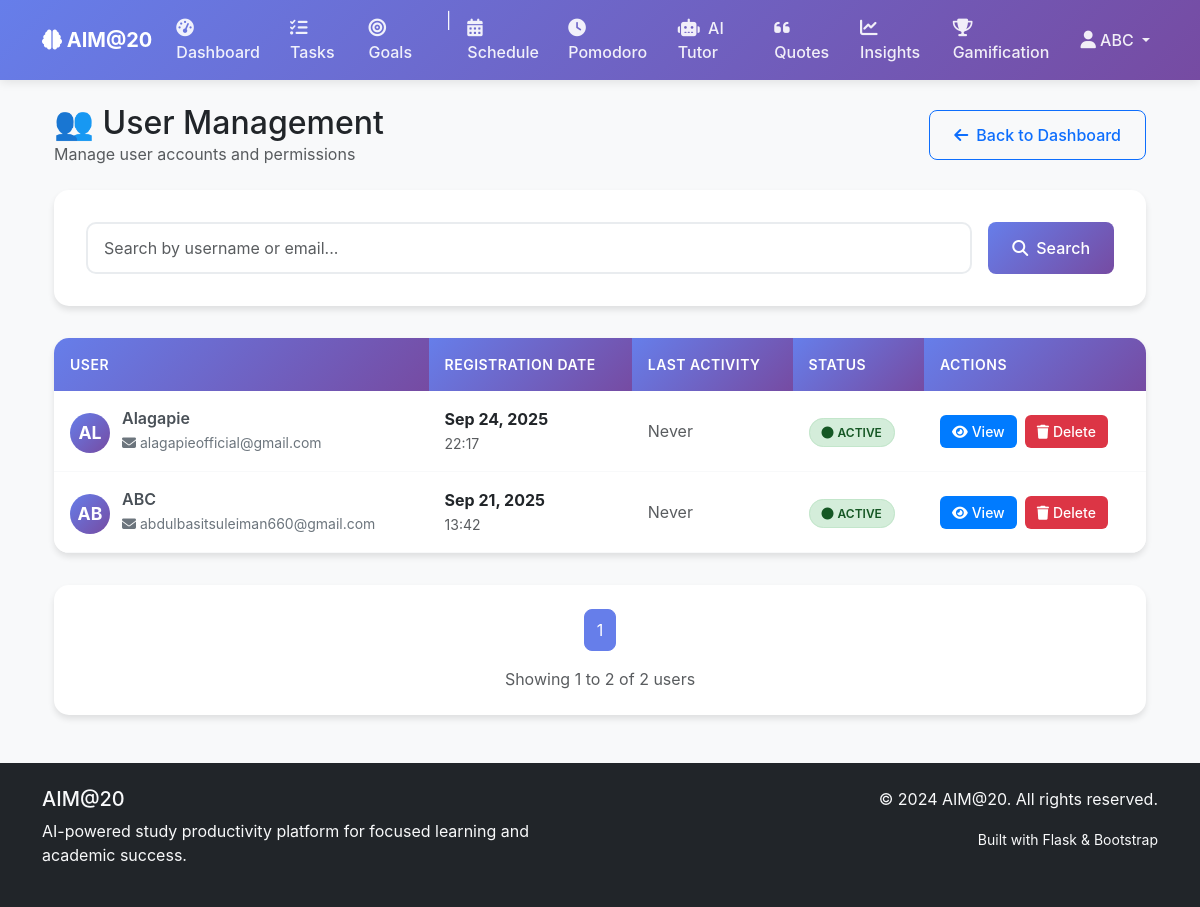
The app's page /admin/users (signed in), older data.
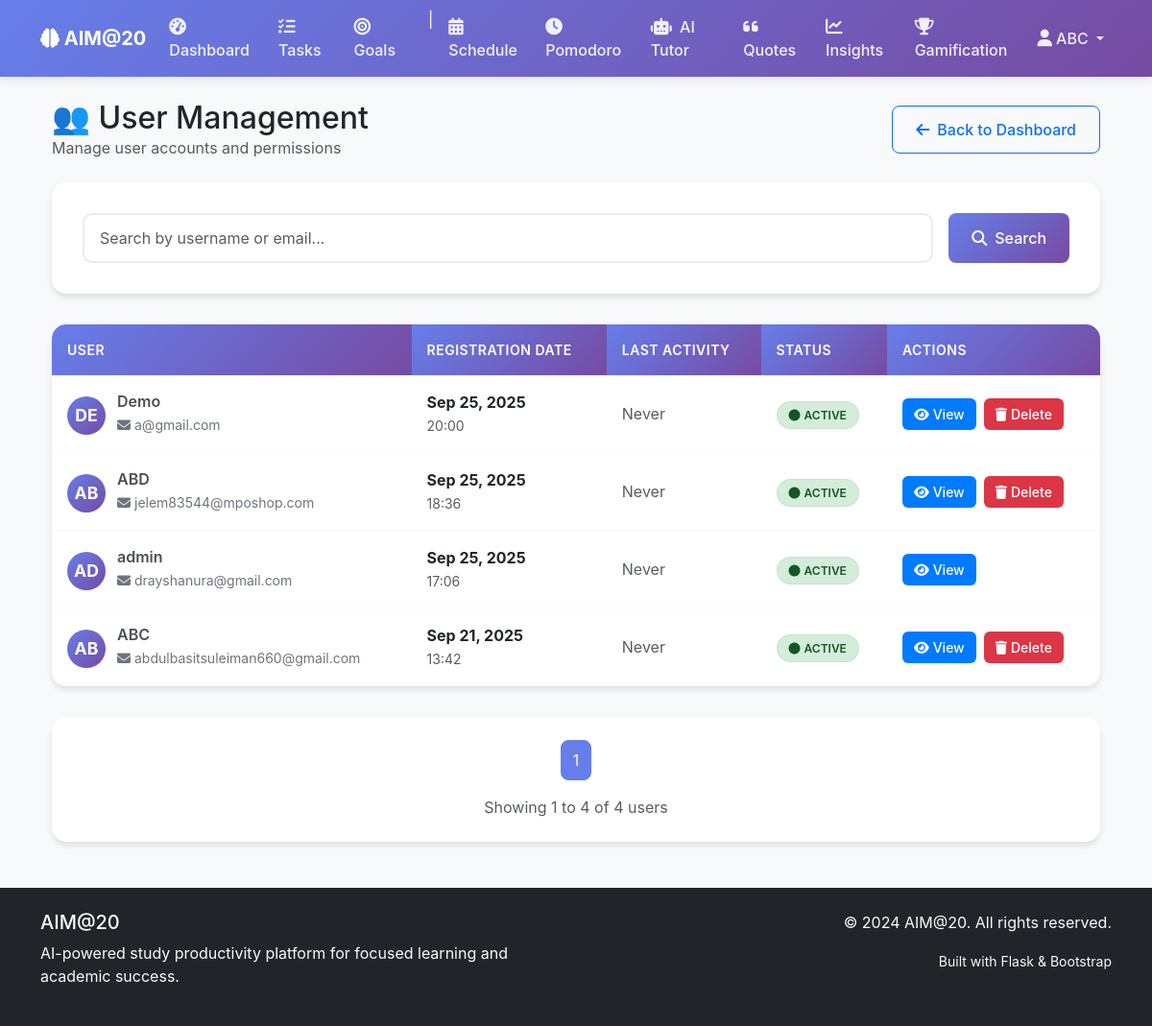
The same page, newer data.
### app/models.py (models this page shows, shortened)
class User(UserMixin, db.Model):
    id = db.Column(db.Integer, primary_key=True)
    username = db.Column(db.String(80), unique=True, nullable=False)
    email = db.Column(db.String(120), unique=True, nullable=False)
    password_hash = db.Column(db.String(128), nullable=False)
    is_admin = db.Column(db.Boolean, default=False)
    created_at = db.Column(db.DateTime, default=datetime.utcnow)
    last_login = db.Column(db.DateTime)
    tasks = db.relationship('Task', backref='user', lazy=True, cascade='all, delete-orphan')
    goals = db.relationship('Goal', backref='user', lazy=True, cascade='all, delete-orphan')
    schedules = db.relationship('Schedule', backref='user', lazy=True, cascade='all, delete-orphan')
    pomodoro_sessions = db.relationship('PomodoroSession', backref='user', lazy=True, cascade='all, delete-orphan')
    achievements = db.relationship('Achievement', backref='user', lazy=True, cascade='all, delete-orphan')
    user_settings = db.relationship('UserSettings', backref='user', lazy=True, cascade='all, delete-orphan', uselist=False)
    productivity_data = db.relationship('UserProductivity', backref='user', lazy=True, cascade='all, delete-orphan')
    ai_chats = db.relationship('AIChat', backref='user', lazy=True, cascade='all, delete-orphan')
    quizzes = db.relationship('Quiz', backref='user', lazy=True, cascade='all, delete-orphan')
    quiz_attempts = db.relationship('QuizAttempt', backref='user', lazy=True, cascade='all, delete-orphan')

### app/routes/admin.py (the view)
@admin_bp.route('/users')
@admin_required
def users():
    page = request.args.get('page', 1, type=int)
    per_page = 20
    search = request.args.get('search', '')
    if search:
        users_query = User.query.filter(
            (User.username.contains(search)) |
            (User.email.contains(search))
        )
    else:
        users_query = User.query
    users_pagination = users_query.order_by(User.created_at.desc()).paginate(
        page=page, per_page=per_page, error_out=False
    )
    return render_template('admin/users.html',
                         users=users_pagination.items,
                         pagination=users_pagination,
                         search=search)

### app/__init__.py (called while the page is built)
@login_manager.user_loader
def load_user(user_id):
    from app.models import User
    return User.query.get(int(user_id))

### app/routes/admin.py (called while the page is built)
def admin_required(f):
    @wraps(f)
    def decorated_function(*args, **kwargs):
        if not current_user.is_authenticated or not current_user.is_admin:
            flash('Access denied. Admin privileges required.', 'error')
            return redirect(url_for('main.index'))
        return f(*args, **kwargs)
    return decorated_function

### app/templates/admin/users.html (shortened to what the changed rows need)
{% extends "base.html" %}
{% block content %}
<div class="container-fluid">
    <div class="row mb-4">
        <div class="col">
            <div class="d-flex justify-content-between align-items-center">
                <div>
                    <h1 class="h2 mb-0">👥 User Management</h1>
                </div>
            </div>
        </div>
    </div>
    <div class="user-table">
        <table class="table table-hover mb-0">
            <thead>
                <tr>
                    <th>User</th>
                    <th>Registration Date</th>
                    <th>Last Activity</th>
                    <th>Status</th>
                    <th>Actions</th>
                </tr>
            </thead>
            <tbody>
                {% if users %}
                    {% for user in users %}
                    <tr>
                        <td>
                            <div class="user-info">
                                <div class="user-avatar">
                                    {{ user.username[:2].upper() }}
                                </div>
                                <div class="user-details">
                                    <h6>{{ user.username }}</h6>
                                    <div class="user-meta">
                                        <i class="fas fa-envelope me-1"></i>{{ user.email }}
                                    </div>
                                </div>
                            </div>
                        </td>
                        <td>
                            <div>
                                <div class="fw-bold">{{ user.created_at.strftime('%b %d, %Y') }}</div>
                                <small class="text-muted">{{ user.created_at.strftime('%H:%M') }}</small>
                            </div>
                        </td>
                        <td>
                            {% if user.last_seen %}
                                <div>
                                    <div class="fw-bold">{{ user.last_seen.strftime('%b %d, %Y') }}</div>
                                    <small class="text-muted">{{ user.last_seen.strftime('%H:%M') }}</small>
                                </div>
                            {% else %}
                                <span class="text-muted">Never</span>
                            {% endif %}
                        </td>
                        <td>
                            <span class="status-badge status-active">
                                <i class="fas fa-circle me-1"></i>Active
                            </span>
                        </td>
                        <td>
                            <div class="d-flex gap-2">
                                <a href="{{ url_for('admin.user_detail', user_id=user.id) }}"
                                   class="action-btn btn-view">
                                    <i class="fas fa-eye me-1"></i>View
                                </a>
                                {% if user.username != 'admin' %}
                                <button type="button" class="action-btn btn-delete"
                                        onclick="confirmDelete({{ user.id }}, '{{ user.username }}')">
                                    <i class="fas fa-trash me-1"></i>Delete
                                </button>
                                {% endif %}
                            </div>
                        </td>
                    </tr>
                    {% endfor %}
                {% endif %}
            </tbody>
        </table>
    </div>
    {% if pagination %}
    <div class="pagination-section">
        <nav aria-label="User pagination">
            <ul class="pagination justify-content-center">
                {% for page_num in pagination.iter_pages() %}
                    {% if page_num %}
                        {% if page_num == pagination.page %}
                        <li class="page-item active">
                            <a class="page-link" href="#">{{ page_num }}</a>
                        </li>
                        {% else %}
                        <li class="page-item">
                            <a class="page-link" href="{{ url_for('admin.users', page=page_num, search=search) }}">{{ page_num }}</a>
                        </li>
                        {% endif %}
                    {% else %}
                        <li class="page-item disabled">
                            <span class="page-link">...</span>
                        </li>
                    {% endif %}
                {% endfor %}
            </ul>
        </nav>
        <div class="text-center text-muted mt-2">
            Showing {{ pagination.page * pagination.per_page - pagination.per_page + 1 }} to
            {{ [pagination.page * pagination.per_page, pagination.total]|min }} of
            {{ pagination.total }} users
        </div>
    </div>
    {% endif %}
</div>
{% endblock %}

### app/templates/base.html (shortened to what the changed rows need)
<!DOCTYPE html>
<html lang="en">
<head>
    <link href="https://cdn.jsdelivr.net/npm/bootstrap@5.3.0/dist/css/bootstrap.min.css" rel="stylesheet">
    <link rel="stylesheet" href="https://cdnjs.cloudflare.com/ajax/libs/font-awesome/6.4.0/css/all.min.css">
    <link rel="stylesheet" href="{{ url_for('static', filename='css/style.css') }}">
</head>
<body>
    <nav class="navbar navbar-expand-lg navbar-dark bg-primary">
        <div class="container">
            <div class="collapse navbar-collapse" id="navbarNav">
                <ul class="navbar-nav">
                    {% if current_user.is_authenticated %}
                        <li class="nav-item dropdown">
                            <a class="nav-link dropdown-toggle" href="#" id="userDropdown" role="button" data-bs-toggle="dropdown">
                                <i class="fas fa-user"></i> {{ current_user.username }}
                            </a>
                        </li>
                    {% endif %}
                </ul>
            </div>
        </div>
    </nav>
    <main class="container mt-4">
        {% block content %}{% endblock %}
    </main>
</body>
</html>

Row changes from the older to the newer data that the page shows:
added User: username "DE", username "Demo", email "a@gmail.com", created_at "Sep 25, 2025", created_at "20:00"
added User: username "AB", username "ABD", email "jelem83544@mposhop.com", created_at "Sep 25, 2025", created_at "18:36"
changed User: username "AL" → "AD"; username "Alagapie" → "admin"; email "alagapieofficial@gmail.com" → "drayshanura@gmail.com"; created_at "Sep 24, 2025" → "Sep 25, 2025"; created_at "22:17" → "17:06"; no longer shows "Delete"
Text that changed along with them:
{{ [pagination.page * pagination.per_page, pagination.total]|min }}: "2" → "4"
{{ pagination.total }}: "2" → "4"
